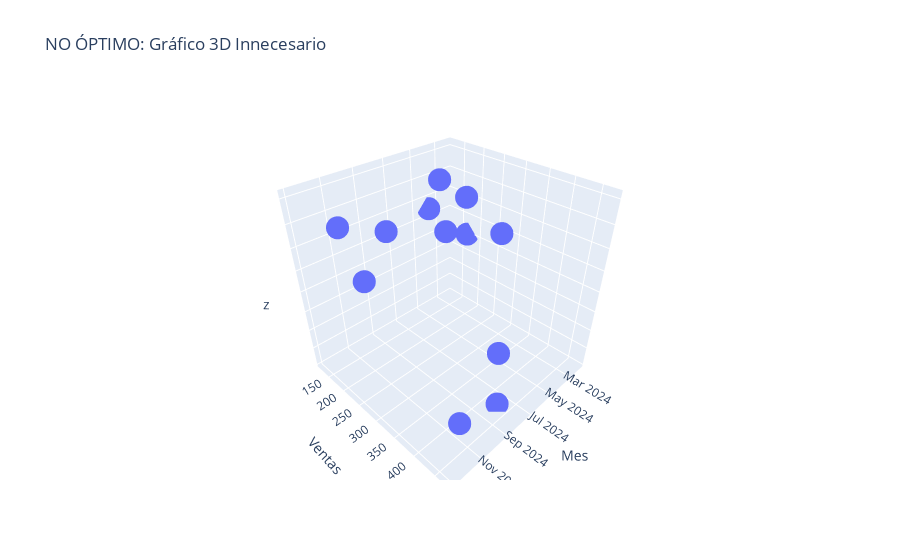
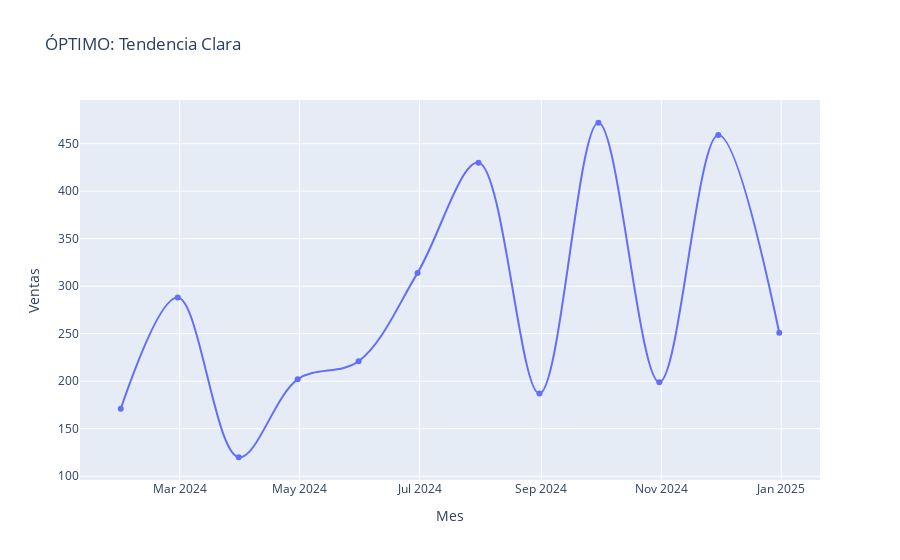

Notebook code for these charts, in order:
### Markdown cell above
### La Importancia de una Paleta de Colores Adecuada

Utilizar una paleta de colores coherente y bien elegida en tus gráficos es crucial por varias razones sencillas:

1.  **Claridad y Comprensión:** Los colores ayudan a diferenciar elementos en el gráfico (como categorías o series de datos). Una buena paleta facilita que la audiencia distinga rápidamente entre ellos, mejorando la comprensión general.
2.  **Evitar Confusión:** Colores discordantes o demasiado similares pueden confundir al espectador y dificultar la identificación de patrones o tendencias. Una paleta armoniosa guía la vista de forma lógica.
3.  **Accesibilidad:** Considerar a personas con daltonismo es fundamental. Usar paletas de colores inclusivas asegura que la información sea accesible para una mayor audiencia.
4.  **Profesionalismo:** Una selección de colores cuidada da una apariencia más profesional y pulida al gráfico, lo que puede aumentar la credibilidad de tu presentación o análisis.

### Code cell
# ----------------------------
# 3. Gráfico 3D vs. 2D
# ----------------------------
# No óptimo: Gráfico 3D confuso (usando Plotly)
fig_malo = px.scatter_3d(
    datos_series, x='Mes', y='Ventas', z=np.random.randn(12),
    title='NO ÓPTIMO: Gráfico 3D Innecesario'
)
fig_malo.update_layout(scene=dict(zaxis=dict(showticklabels=False)))
fig_malo.show()

# Óptimo: Gráfico de líneas 2D
fig_bueno = px.line(
    datos_series, x='Mes', y='Ventas',
    title='ÓPTIMO: Tendencia Clara',
    markers=True, line_shape='spline'
)
fig_bueno.update_layout(showlegend=False)
fig_bueno.show()

### Figure 1 — Plotly figure (JSON) as saved in the notebook; plotly's stock layout.template omitted (floating-point values rounded to 4 significant figures)
{"data": [{"hovertemplate": "Mes=%{x}<br>Ventas=%{y}<br>z=%{z}<extra></extra>", "legendgroup": "", "marker": {"color": "#636efa", "symbol": "circle"}, "mode": "markers", "name": "", "scene": "scene", "showlegend": false, "type": "scatter3d", "x": ["2024-01-31T00:00:00.000000000", "2024-02-29T00:00:00.000000000", "2024-03-31T00:00:00.000000000", "2024-04-30T00:00:00.000000000", "2024-05-31T00:00:00.000000000", "2024-06-30T00:00:00.000000000", "2024-07-31T00:00:00.000000000", "2024-08-31T00:00:00.000000000", "2024-09-30T00:00:00.000000000", "2024-10-31T00:00:00.000000000", "2024-11-30T00:00:00.000000000", "2024-12-31T00:00:00.000000000"], "y": [171, 288, 120, 202, 221, 314, 430, 187, 472, 199, 459, 251], "z": [-0.4826, 0.1642, 0.2331, 0.118, 1.462, 1.539, -2.439, 0.6034, -0.251, -0.1639, -1.476, 1.487]}], "layout": {"legend": {"tracegroupgap": 0}, "scene": {"domain": {"x": [0, 1], "y": [0, 1]}, "xaxis": {"title": {"text": "Mes"}}, "yaxis": {"title": {"text": "Ventas"}}, "zaxis": {"showticklabels": false, "title": {"text": "z"}}}, "title": {"text": "NO ÓPTIMO: Gráfico 3D Innecesario"}}}

### Figure 2 — Plotly figure (JSON) as saved in the notebook; plotly's stock layout.template omitted (floating-point values rounded to 4 significant figures)
{"data": [{"hovertemplate": "Mes=%{x}<br>Ventas=%{y}<extra></extra>", "legendgroup": "", "line": {"color": "#636efa", "dash": "solid", "shape": "spline"}, "marker": {"symbol": "circle"}, "mode": "lines+markers", "name": "", "orientation": "v", "showlegend": false, "type": "scatter", "x": ["2024-01-31T00:00:00.000000000", "2024-02-29T00:00:00.000000000", "2024-03-31T00:00:00.000000000", "2024-04-30T00:00:00.000000000", "2024-05-31T00:00:00.000000000", "2024-06-30T00:00:00.000000000", "2024-07-31T00:00:00.000000000", "2024-08-31T00:00:00.000000000", "2024-09-30T00:00:00.000000000", "2024-10-31T00:00:00.000000000", "2024-11-30T00:00:00.000000000", "2024-12-31T00:00:00.000000000"], "xaxis": "x", "y": [171, 288, 120, 202, 221, 314, 430, 187, 472, 199, 459, 251], "yaxis": "y"}], "layout": {"legend": {"tracegroupgap": 0}, "showlegend": false, "title": {"text": "ÓPTIMO: Tendencia Clara"}, "xaxis": {"anchor": "y", "domain": [0, 1], "title": {"text": "Mes"}}, "yaxis": {"anchor": "x", "domain": [0, 1], "title": {"text": "Ventas"}}}}
